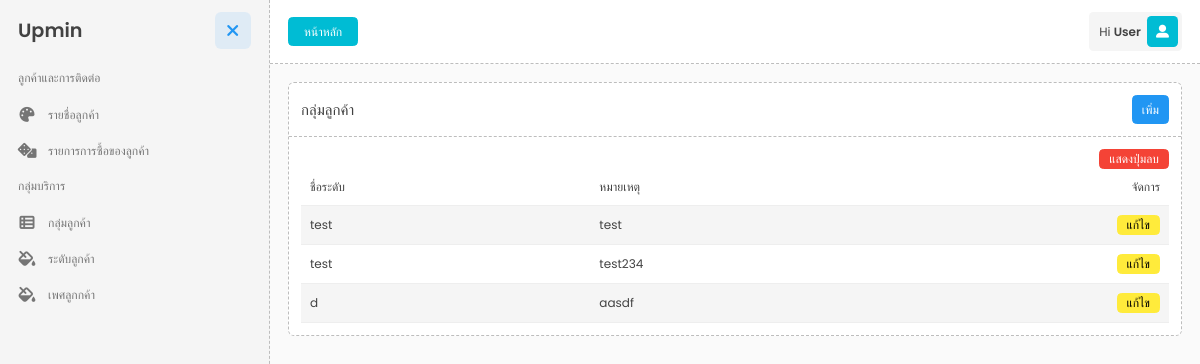
The app's page /dist/index?p=customerlevel (signed in) with its own data.
### tables this page shows
CREATE TABLE `customer_level` (
  `lv_id` int(11) NOT NULL COMMENT 'รหัส',
  `lv_level` varchar(100) NOT NULL COMMENT 'ระดับลูกค้า',
  `lv_note` varchar(200) NOT NULL COMMENT 'หมายเหตุ'
);

### dist/mycustomer/customerlevel.php (the view, shortened to what this page needs)
<?php $all_lavel = $con->query("SELECT * FROM customer_level"); ?>
<div class="portlet-header portlet-header-bordered">
    <h3 class="portlet-title">กลุ่มลูกค้า</h3>
    <button onclick="addLavel()" class="btn btn-primary">เพิ่ม</button>
</div>
<div class="d-flex justify-content-end mt-3 me-3">
    <div class="d-flex gap-2">
        <button class="btn btn-danger py-0" onclick="showmange()">แสดงปุ่มลบ</button>
    </div>
</div>
<div class="portlet-body">
    <div class="table-responsive">
        <table id="cc-table" class="table table-striped table-hover mb-0">
            <thead>
                <tr>
                    <th class="text-start col-4">ชื่อระดับ</th>
                    <th class="cc-note col-4">หมายเหตุ</th>
                    <th class="text-end col-4">จัดการ</th>
                </tr>
            </thead>
            <tbody>
                <?php foreach ($all_lavel as $row) : ?>
                    <tr>
                        <td class="text-start col-4"><?= $row['lv_level'] ?></td>
                        <td class="cc-note col-4"><?= $row['lv_note'] ?></td>
                        <td class="text-end col-4 ">
                            <button class="btn btn-warning py-0" onclick="editlavel(<?= $row['lv_id'] ?>)">แก้ไข</button>
                        </td>
                    </tr>
                <?php endforeach; ?>
            </tbody>
        </table>
    </div>
</div>

### records on screen
customer_level: lv_level "test", lv_note "test"
customer_level: lv_level "test", lv_note "test234"
customer_level: lv_level "d", lv_note "aasdf"
